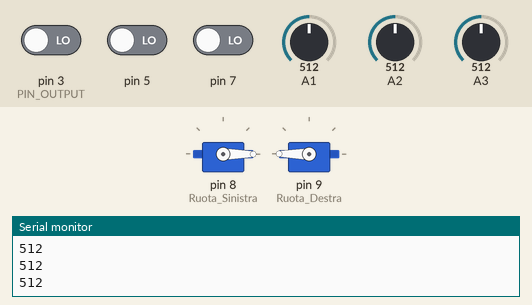
Recording of a sketch running on a simulated Arduino Uno, built with avr-gcc and run on an emulated ATmega328P. Shown: 2 × servo, the last lines printed to the serial monitor. The test bench sets the inputs (shaded band); at power-on: A1 = 512, pin 7 LOW, A2 = 512, pin 3 (PIN_OUTPUT) LOW, pin 5 LOW, A3 = 512.

Above: at 1.7 s.
1.8 s: A1 set to 319
3.3 s: A1 set to 291
At 4.3 s:
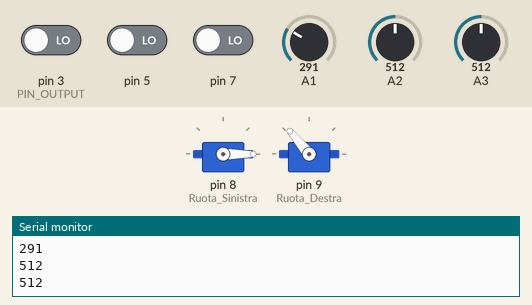
4.8 s: pin 7 driven HIGH
At 5.9 s:
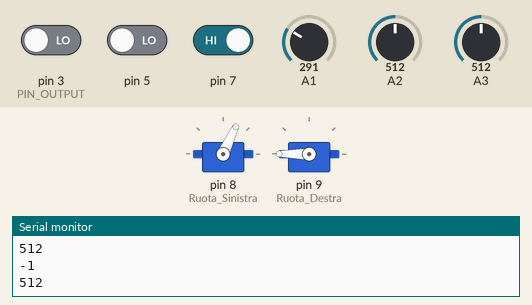
6.3 s: A2 set to 86
At 6.8 s:
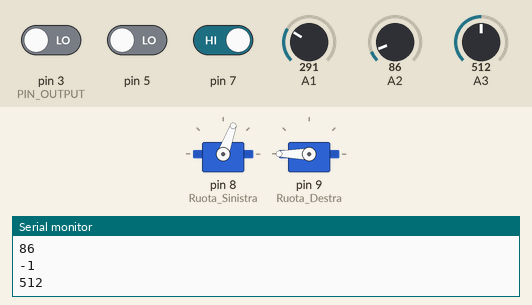
7.8 s: A2 set to 73
At 9.0 s:
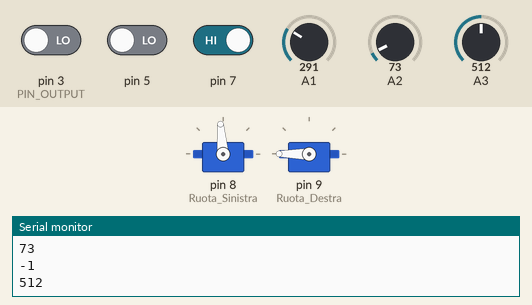
9.3 s: A2 set to 122
At 10.4 s:
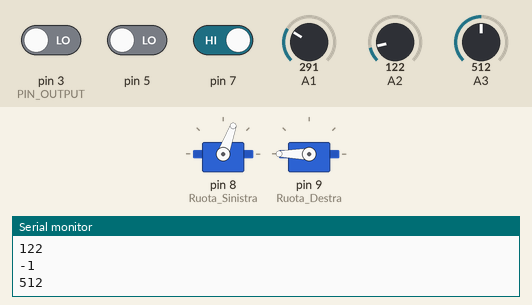
Timing chart, 0 to 11.8 s (numbered marks = the images above; inputs shaded):
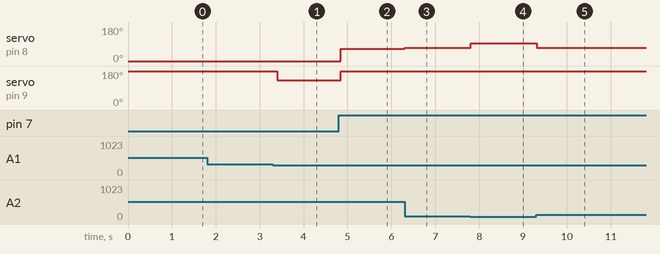

Measured:
- the behaviour switches between 301 and 300 on A1 (found by bisection; images 0 and 1)
- the behaviour switches between 80 and 79 on A2 (found by bisection; images 3 and 4)
- after the input at 3.3 s, servo on pin 9 (Ruota_Destra): 180° → 130° after 0.10 s
- after the input at 4.8 s, servo on pin 8 (Ruota_Sinistra): 0° → 65° after 0.05 s; servo on pin 9 (Ruota_Destra): 130° → 180° after 0.05 s
- after the input at 6.3 s, servo on pin 8 (Ruota_Sinistra): 65° → 70° at once
- after the input at 7.8 s, servo on pin 8 (Ruota_Sinistra): 70° → 95° at once
- after the input at 9.3 s, servo on pin 8 (Ruota_Sinistra): 95° → 70° at once

The sketch:

Line_Follower_4_1.ino
```cpp
    //LINE FOLLOWER
    #include <Servo.h>

    #include <PID_v1.h>


    //pid
    #define PIN_INPUT 0
    #define PIN_OUTPUT 3
    double Setpoint, Input, Output;
    //Specify the links and initial tuning parameters
    double Kp = 2, Ki = 5, Kd = 1;
    PID myPID(&Input, &Output, &Setpoint, Kp, Ki, Kd, DIRECT);


    // Valori Infrarossi
    #define NERO 300
    #define BIANCO 80

    // Direzioni Servo
    #define Fermo 90
    #define Sinistra_Avanti 0
    #define Sinistra_Dietro 180
    #define Destra_Avanti 180
    #define Destra_Dietro 0
    /*
      #define Fermo 90
      #define Sinistra_Avanti 60
      #define Sinistra_Dietro 120
      #define Destra_Avanti 120
      #define Destra_Dietro 0*/

    int STATO = 0;
    int STATO2;
    int STATO3 = 0;
    int Valore_Destra = 0;
    int Valore_Sinistra = 0;
    int Valore_Avanti = 0;
    bool In_Range_Destra;
    bool In_Range_Avanti;
    bool In_Range_Sinistra;
    bool Bianco_Destra;
    bool Bianco_Avanti;
    bool Bianco_Sinistra;
    bool Nero_Destra;
    bool Nero_Avanti;
    bool Nero_Sinistra;

    class Infrarossi {
      public:
        int Ultima_Lettura;
        int Pin_digitale;
        int Pin_analogico;
        Infrarossi(int digitale, int analogico) {
          Ultima_Lettura = -1;
          Pin_digitale = digitale;
          Pin_analogico = analogico;
          pinMode(digitale, INPUT);
          pinMode(analogico, INPUT);
        }
        int Get_Ultima_Lettura() {
          return Ultima_Lettura;
        }
        int Leggi() {
          if (digitalRead(Pin_digitale)) {
            Ultima_Lettura = -1;
          }
          else if (!(digitalRead(Pin_digitale))) {
            Ultima_Lettura = analogRead(Pin_analogico);
          }
        }
        bool Valore_Tra(int minimo, int massimo) {
          if (Ultima_Lettura > minimo && Ultima_Lettura < massimo) {
            return true;
          }
          else return false;
        }
        bool IsWhite() {
          if (Ultima_Lettura < BIANCO) return true;
          else return false;
        }
        bool IsBlack() {
          if (Ultima_Lettura > NERO) return true;
          else return false;
        }
    };

    /* I vari servo per i motori */
    Servo Ruota_Destra;
    Servo Ruota_Sinistra;

    void stopWheels() {
      Ruota_Sinistra.write(Fermo);
      Ruota_Destra.write(Fermo);
    }

    void goForwards() {
      Ruota_Sinistra.write(Sinistra_Avanti);
      Ruota_Destra.write(Destra_Avanti);
    }


    void goBackwards() {
      Ruota_Sinistra.write(Sinistra_Dietro);
      Ruota_Destra.write(Destra_Dietro);
    }

    void VAI_SINISTRA(int quanto) {
      int gradazione;
      Ruota_Destra.write(Destra_Avanti);
      switch (quanto) {
        case 1:
          gradazione = 60;
          break;
        case 2:
          gradazione = 65;
          break;
        case 3:
          gradazione = 70;
          break;
        case 4:
          gradazione = 80;
          break;
        case 5:
          gradazione = 95;
          break;
      }
      //  gradazione = 95;
      //gradazione -= 90;
      //gradazione = gradazione - 10;
      Ruota_Sinistra.write(gradazione);
    }


    void VAI_DESTRA(int quanto) {
      int gradazione;
      Ruota_Sinistra.write(Sinistra_Avanti);
      switch (quanto) {
        case 1:
          gradazione = 130;
          break;
        case 2:
          gradazione = 120;
          break;
        case 3:
          gradazione = 115;
          break;
        case 4:
          gradazione = 105;
          break;
        case 5:
          gradazione = 85;
          break;
      }
      //  gradazione = 85;
      //gradazione = gradazione + 10;
      Ruota_Destra.write(gradazione); /* Destra da 90 a 180 */
    }

    /* Gli infrarossi ritornano valori tra 0 e 900, 900 è nero, -1 è solo un valore di debug
      per indicare che il sensore non è stato in grado di leggere nulla, se il pin digitale del sensore
      è zero allora il sensore è collegato, altrimenti non è collegato / non è detecato da arduino */
    Infrarossi* Destra;
    Infrarossi* Avanti;
    Infrarossi* Sinistra;

    void setup() {
      // put your setup code here, to run once:
      /*Serial.begin(9600);*/
      Ruota_Sinistra.attach(8); //TODO: Controllare i pin dei servo
      Ruota_Destra.attach(9); //TODO: Controllare i pin dei servo
      Destra = new Infrarossi(7, A1);
      Avanti = new Infrarossi(5, A2);
      Sinistra = new Infrarossi(3, A3);
      goForwards();
      Serial.begin(9600);
      delay(500);
    }

    void loop() {
      followTheLine();
      delay(10);
      /*
        Serial.print("Lettura di destra: ");
        Serial.print(Valore_Destra);
        Serial.print("\t\tLettura in avanti: ");
        Serial.print(Valore_Avanti);
        Serial.print("\t\tLettura di sinistra: ");
        Serial.print(Valore_Sinistra);
        /*Serial.print("\t\tSTATO3: ");
        Serial.print(STATO3);*/
      /*Serial.print("\t\tSTATO: ");
        Serial.println(STATO);*/


    }


    void followTheLine() {

      Valore_Destra = Destra->Leggi();
      Valore_Sinistra = Sinistra->Leggi();
      Valore_Avanti = Avanti->Leggi();

      Serial.println (Destra->Leggi());
      Serial.println(Sinistra->Leggi());
      Serial.println(Avanti->Leggi());

      In_Range_Destra = Destra->Valore_Tra(BIANCO, NERO);
      In_Range_Avanti = Avanti->Valore_Tra(BIANCO, NERO);
      In_Range_Sinistra = Sinistra->Valore_Tra(BIANCO, NERO);

      Bianco_Destra = Destra->IsWhite();
      Bianco_Avanti = Avanti->IsWhite();
      Bianco_Sinistra = Sinistra->IsWhite();

      Nero_Destra = Destra->IsBlack();
      Nero_Avanti = Avanti->IsBlack();
      Nero_Sinistra = Sinistra->IsBlack();

      if (Nero_Destra == HIGH && Nero_Sinistra == HIGH && Nero_Avanti == HIGH && STATO3 == 0)
      {
        goForwards();
        delay(100);//100
        if (Nero_Avanti || Nero_Sinistra || Nero_Destra)
        {
          goto uscita;
        }
        else
        {
          //    goBackwards();
          if (STATO <= 5) STATO = 10;
          else if (STATO > 10) STATO = 5;

          STATO3 = 1;
        }

      }
    uscita:
      if (Nero_Destra == LOW || Nero_Sinistra  == LOW || Nero_Avanti == LOW)
      {
        if (STATO3 == 0)
        {
          if (Nero_Avanti == HIGH && In_Range_Sinistra == HIGH && Bianco_Destra == HIGH)
          {
            STATO = 6;
            STATO2 = 0;
          }

          if (Nero_Avanti == HIGH && Nero_Sinistra == HIGH && Bianco_Destra == HIGH)
          {
            STATO = 7;
            STATO2 = 0;
          }

          if (In_Range_Avanti == HIGH && Nero_Sinistra == HIGH && Bianco_Destra == HIGH)
          {
            STATO = 8;
            STATO2 = 0;
          }

          if (Nero_Sinistra == HIGH && Bianco_Avanti == HIGH && Bianco_Destra == HIGH)
          {
            STATO = 9;
            STATO2 = 0;
          }

          if (Bianco_Destra == HIGH && Bianco_Avanti == HIGH && (Nero_Sinistra == HIGH || In_Range_Sinistra == HIGH))
          {
            STATO = 10;
            STATO2 = 2;
          }

          if (Nero_Avanti == HIGH && In_Range_Destra == HIGH && Bianco_Sinistra == HIGH)
          {
            STATO = 1;
          }

          if (Nero_Avanti == HIGH && Nero_Destra == HIGH && Bianco_Sinistra == HIGH)
          {
            STATO = 2;
            STATO2 = 0;
          }

          if (In_Range_Avanti == HIGH && Nero_Destra == HIGH && Bianco_Sinistra == HIGH)
          {
            STATO = 3;
            STATO2 = 0;
          }

          if (Nero_Destra == HIGH && Bianco_Avanti == HIGH && Bianco_Sinistra == HIGH)
          {
            STATO = 4;
            STATO2 = 0;
          }

          if (Bianco_Sinistra == HIGH && Bianco_Avanti == HIGH && (Nero_Destra == HIGH || In_Range_Destra == HIGH))
          {
            STATO = 5;

            STATO2 = 1;
          }

          if (Bianco_Sinistra == HIGH && Bianco_Avanti == HIGH && Bianco_Destra == HIGH)
          {
          if(STATO2 == 0)
          {
            STATO = 10;
          }
          if (STATO2 == 1)
          {
            STATO = 5;
          }

          if (STATO2 == 2)
          {
            STATO = 10;
          }
        }
        else
        {
          if (STATO == 5) {
            if (Nero_Destra == HIGH && Bianco_Sinistra == HIGH) {
              STATO3 = 0;
            }
          }

          else {
            if (Nero_Sinistra == HIGH && Bianco_Destra == HIGH) {
              STATO3 = 0;
            }
          }
        }

      }


      switch (STATO)
      {
        case 0: //VAI LEGGERMENTE A DESTRA
          VAI_DESTRA(1);
          delay(100);
          break;
        case 2: //VAI A DESTRA
          VAI_DESTRA(2);
          delay(100);
          break;
        case 3: //VAI A DESTRA +
          VAI_DESTRA(3);
          break;
        case 4: //VAI A DESTRA ++
          VAI_DESTRA(4);
          break;
        case 5: //VAI A DESTRA +++
          VAI_DESTRA(5);
          break;
        case 6: //VAI LEGGERMENTE A SINISTRA
          goForwards();
          //delay(100);
          break;
        case 7: //VAI A SINISTRA
          VAI_SINISTRA(2);
          //delay(100);
          break;
        case 8: //VAI A SINISTRA+
          VAI_SINISTRA(3);
          break;
        case 9: //VAI A SINISTRA++
          VAI_SINISTRA(4);
          break;
        case 10: //VAI A SINISTRA ++++
          VAI_SINISTRA(5);
          break;
        case 11:

          break;
      }
      /*switch (STATO)
        {

        case 0: //2 SENSORI NERI A DESTRA... VAI A DESTRA
        if(In_Range_Destra)
        {
        STATO = 5;
        break;
        }
        if(In_Range_Avanti)
        {
        STATO = 6;
        break;
        }

        if(Bianco_Avanti)
        {
        STATO = 7;
        break;
        }
        VAI_DESTRA(2);
        break;

        case 1: //SENSORE CENTRALE NERO E SINNISTRO A META.. VAI LEGGERMENTE A SINISTRA
        if(Nero_Sinistra)
        {
        STATO = 2;
        break;
        }
        if(In_Range_Destra)
        {
        STATO = 5;
        break;
        }
        VAI_SINISTRA(1);
        break;


        case 2: // 2 SENSORE SINISTRI NERI.. VAI A SINISTRA
        if(In_Range_Sinistra)
        {
        STATO = 1;
        break;
        }

        if(In_Range_Avanti)
        {
        STATO = 3;
        break;
        }
        VAI_SINISTRA(2);
        break;

        case 3:  //SENSORE SINISTRA NERO E CENTRO A META.. VAI A SINISTRA +
        if(Nero_Avanti)
        {
        STATO = 2;
        break;
        }

        if(Bianco_Avanti)
        {
        STATO = 4;
        break;
        }
        VAI_SINISTRA(3);
        break;

        case 4: //SENSORE SINISTRA NERO E CNETRO BIANCO.. VAI A SINISTRA ++
        if(In_Range_Avanti)
        {
        STATO = 3;
        break;
        }

        if(In_Range_Sinistra)
        {
        STATO = 9;
        break;
        }
        VAI_SINISTRA(4);
        break;


        case 5: //SENSORE DESTRO META E CENTRO NERO.. VAI LEGGERMENTE A DESTRA
        if(In_Range_Sinistra)
        {
        STATO = 1;
        break;
        }

        if(Nero_Destra)
        {
        STATO = 0;
        break;
        }
        VAI_DESTRA(1);
        break;


        case 6: //SESNORE DESTRO NERO E CENTRO META.. VAI DESTRA +
        if(Nero_Avanti)
        {
        STATO = 0;
        break;
        }

        if(Bianco_Avanti)
        {
        STATO = 7;
        break;
        }
        VAI_DESTRA(3);
        break;


        case 7: //SENSORE DESTRO NERO E CENTRO BIANCO.. VAI DESTRA ++
        if(In_Range_Avanti)
        {
        STATO = 6;
        break;
        }
        if(In_Range_Destra)
        {
        STATO = 8;
        break;
        }
        VAI_DESTRA(4);
        break;


        case 8: //SENSORE DESTRO META E CENTRO BIANCO.. FERMO E DESTRA
        if(Nero_Destra)
        {
        STATO = 7;
        break;
        }
        if(Bianco_Destra)
        {
        VAI_DESTRA(5);
        break;
        }
        VAI_DESTRA(4);
        break;


        case 9: // SENSORE SINISTRO META E BIANCO CENTRO.. FERMO E SINISTRA
        if(In_Range_Sinistra)
        {
        STATO = 4;
        break;
        }
        if(Bianco_Sinistra)
        {
        VAI_SINISTRA(5);
        break;
        }
        VAI_SINISTRA(4);
        break;

        }*/
    }
    }
```
